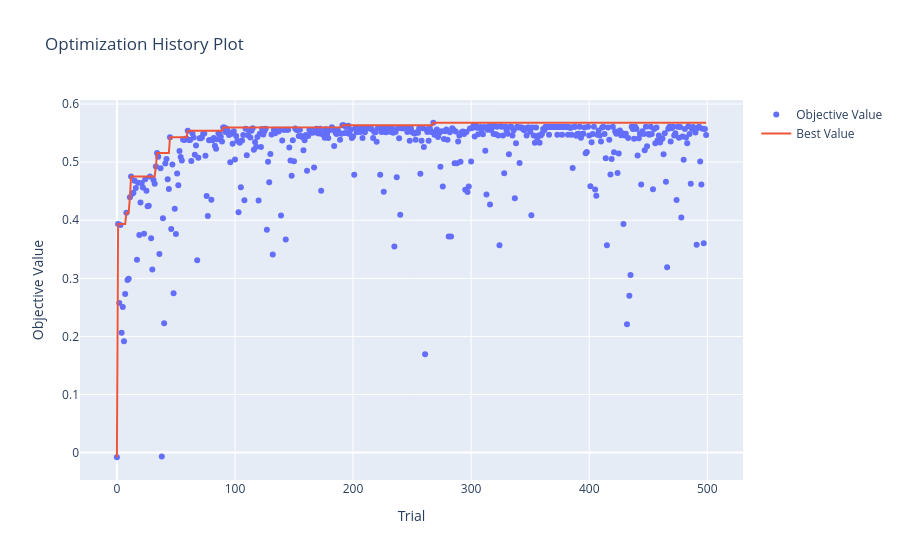
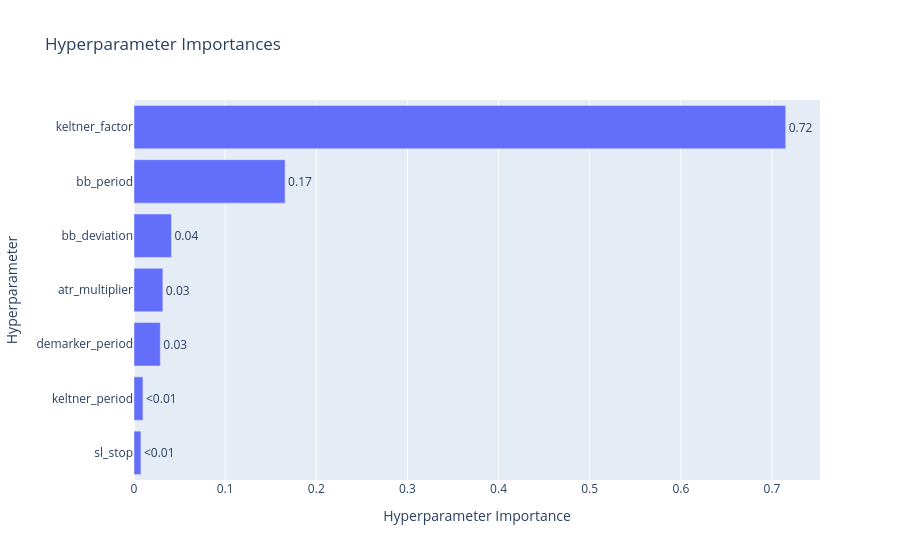

These figures' notebook cell, in order:
### Code cell
# =============================================================================
# Visualize Optimization Results
# =============================================================================

# Plot optimization history
fig1 = plot_optimization_history(study)
fig1.show()

# Plot parameter importances
fig2 = plot_param_importances(study)
fig2.show()

# Test with best parameters
print("\n" + "="*70)
print("TESTING WITH BEST PARAMETERS")
print("="*70)

bb_demarker_best = bollinger_squeeze_demarker(
    high, low, close,
    demarker_period=best_params['demarker_period'],
    keltner_period=best_params['keltner_period'],
    bb_period=best_params['bb_period'],
    bb_deviation=best_params['bb_deviation'],
    keltner_factor=best_params['keltner_factor']
)

buy_signal_best = (
    (bb_demarker_best['squeeze_on'].shift(1) & ~bb_demarker_best['squeeze_on']) &
    (bb_demarker_best['direction'] == 1)
)

atr_indicator = vbt.IndicatorFactory.from_talib("ATR").run(high, low, close, timeperiod=10)
atr_scope = atr_indicator.real
atr_trailing_indicator = vbt.IndicatorFactory(
    input_names=['close', 'atr'],
    param_names=['atr_multiplier'],
    output_names=['atr_trailing']
).from_apply_func(atr_trailing_nb)
atr_sl = atr_trailing_indicator.run(close, atr_scope, atr_multiplier=best_params['atr_multiplier'])
exit1 = close.vbt.crossed_below(atr_sl.atr_trailing)
sell_signal_best = exit1

pf_best = vbt.Portfolio.from_signals(
    close=close,
    entries=buy_signal_best,
    exits=sell_signal_best,
    freq='1d',
    group_by=['symbol'],
    cash_sharing=False,
    sl_stop=best_params['sl_stop'],
)

print("\nPortfolio Statistics (Best Parameters):")
print(pf_best.stats(group_by=True))

sharpe_best = pf_best.sharpe_ratio().replace([np.inf, -np.inf], np.nan).dropna()
print(f"\nMean Sharpe Ratio: {sharpe_best.mean():.4f}")
print(f"Median Sharpe Ratio: {sharpe_best.median():.4f}")
print(f"Symbols with Sharpe > 1.0: {(sharpe_best > 1.0).sum()}")
print(f"Symbols with Sharpe > 2.0: {(sharpe_best > 2.0).sum()}")

### Figure 1 — Plotly figure (JSON) as saved in the notebook; plotly's stock layout.template omitted (floating-point values rounded to 4 significant figures; data arrays with more than 128 entries replaced by an {"elided": "..."} marker saying what was removed)
{"data": [{"mode": "markers", "name": "Objective Value", "type": "scatter", "x": {"elided": "500 int values"}, "y": {"elided": "500 float values"}}, {"mode": "lines", "name": "Best Value", "type": "scatter", "x": {"elided": "500 int values"}, "y": {"elided": "500 float values"}}, {"marker": {"color": "#cccccc"}, "mode": "markers", "name": "Infeasible Trial", "showlegend": false, "type": "scatter", "x": [], "y": []}], "layout": {"title": {"text": "Optimization History Plot"}, "xaxis": {"title": {"text": "Trial"}}, "yaxis": {"title": {"text": "Objective Value"}}}}

### Figure 2 — Plotly figure (JSON) as saved in the notebook; plotly's stock layout.template omitted (floating-point values rounded to 4 significant figures)
{"data": [{"cliponaxis": false, "hovertemplate": ["sl_stop (FloatDistribution): 0.007598780470645019<extra></extra>", "keltner_period (IntDistribution): 0.009842159129537937<extra></extra>", "demarker_period (IntDistribution): 0.028902060681847037<extra></extra>", "atr_multiplier (FloatDistribution): 0.03167122828012083<extra></extra>", "bb_deviation (FloatDistribution): 0.04112634591390604<extra></extra>", "bb_period (IntDistribution): 0.1657909762367393<extra></extra>", "keltner_factor (FloatDistribution): 0.7150684492872038<extra></extra>"], "name": "Objective Value", "orientation": "h", "text": ["<0.01", "<0.01", "0.03", "0.03", "0.04", "0.17", "0.72"], "textposition": "outside", "type": "bar", "x": [0.007599, 0.009842, 0.0289, 0.03167, 0.04113, 0.1658, 0.7151], "y": ["sl_stop", "keltner_period", "demarker_period", "atr_multiplier", "bb_deviation", "bb_period", "keltner_factor"]}], "layout": {"title": {"text": "Hyperparameter Importances"}, "xaxis": {"title": {"text": "Hyperparameter Importance"}}, "yaxis": {"title": {"text": "Hyperparameter"}}}}
